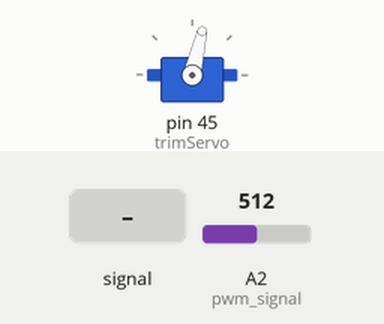
The sketch below on a simulated Arduino Mega 2560, built with avr-gcc and run on an emulated ATmega2560. Shown: servo. Inputs (shaded band) come from the test bench; at power-on: A2 (pwm_signal) = 512.

Above: at 1.2 s.
1.3 s: A2 (pwm_signal) fed a 200 Hz sine of ±255 counts around its level
At 3.11 s:
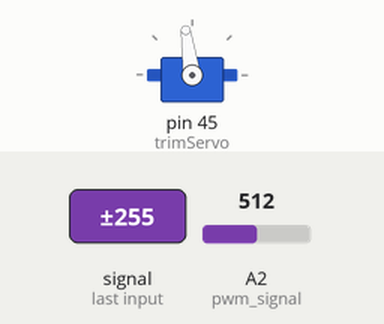
4.3 s: A2 (pwm_signal) set to 170
7.3 s: A2 (pwm_signal) set to 716
At 8.7 s:
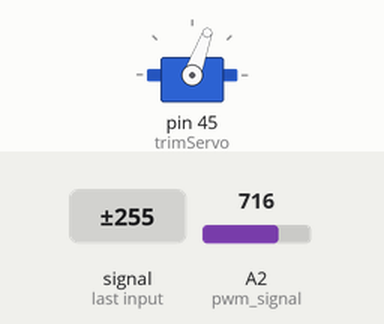
10.3 s: A2 (pwm_signal) set to 699
At 11.17 s:
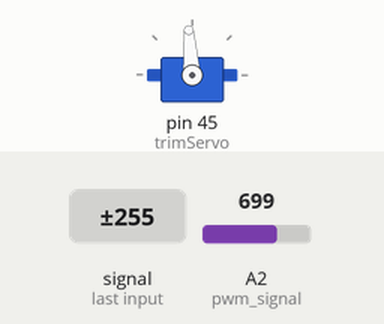
13.3 s: A2 (pwm_signal) set to 1023
At 13.58 s:
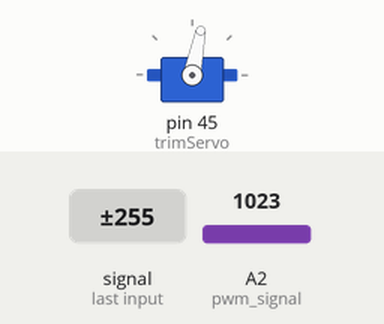
Timing chart, 0 to 17.3 s (numbered marks = the images above; inputs shaded):
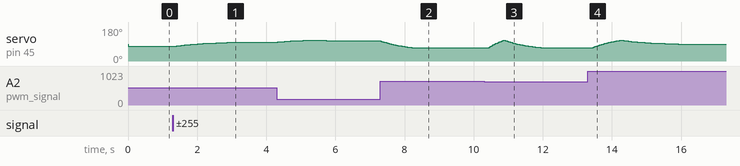

The sketch:

Encoder_PWM.ino
```cpp
#include <Servo.h>

#define trimServo 45
#define pwm_signal A2


float f_cutoff = 0.2;
float relWindAngle_trim = 9999.9;
long lStart = 0;
Servo sailTrimServo;


void setup()
{
  Serial.begin(19200);
  pinMode(pwm_signal, INPUT);
  sailTrimServo.attach(trimServo);
}


void loop()
{
  int pwm;
  float angle = (int)((analogRead(pwm_signal)/1024.0)*360.0+110)%360;
  //Serial.print("Reading value: ");
  //Serial.print(value);

  float deltaT = getLoopRate();
  float alpha_trim = deltaT/((1/(2*PI*f_cutoff))+deltaT);

  if(relWindAngle_trim == 9999.9){
   relWindAngle_trim = angle;
   return;
  }
  relWindAngle_trim = alpha_trim*angle+(1-alpha_trim)*relWindAngle_trim;


  if(relWindAngle_trim < 50 || relWindAngle_trim > 310){
    sailTrimServo.write(70);
    pwm = 70;
  }
  else if(relWindAngle_trim < 180){
    pwm = map(relWindAngle_trim,50,180,70,110);
    sailTrimServo.write(pwm);
  }
  else{
    pwm = map(relWindAngle_trim,180,310,110,70);
    sailTrimServo.write(pwm);
  }


  //averaging
  //weight past values in relation to currnet value
  //more weight on current value - greater repsonse to change
  //0 to 360 jump
//  avgAngle = 0.99*prevAngle +0.01*angle;
//  prevAngle = angle;
//  Serial.print("Average: ");
//  Serial.println(avgAngle);
}

float getLoopRate(){
  float dT = 0.001*(millis()-lStart);
  lStart = millis();
  return dT;
}
```

Measured:
- the behaviour switches between 712 and 711 on A2 (pwm_signal) (found by bisection; images 2 and 3)
- after the input at 1.3 s, servo on pin 45 (trimServo): moves from 77° to 100° over 2.5 s, starting at once
- after the input at 7.3 s, servo on pin 45 (trimServo): moves from 106° to 70° over 0.94 s, starting at once
- after the input at 10.3 s, servo on pin 45 (trimServo): rises from 70° to 109° in 0.43 s, then falls to 70° in 1.1 s
- after the input at 13.3 s, servo on pin 45 (trimServo): rises from 70° to 110° in 0.82 s, then falls to 88° in 2.7 s
